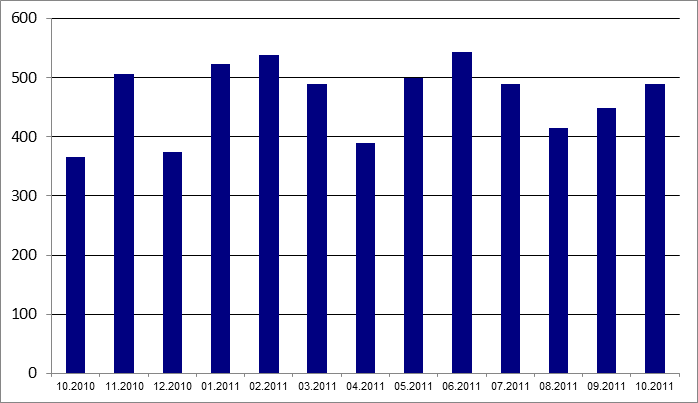
#> input picture RecognApp/image.png, 698 x 403 px
$ python find_axes.py ../RecognApp/image.png
#> lines starting #> are read from the running program, lines starting #| are printed output that depends on the picture; after the words box and inside, x2 and y2 are one past the last pixel; in counts of white or black regions, pixels touching at a corner belong together
import numpy as np
import cv2
import sys


def is_vertical(theta, delta=np.pi * 5e-3):
    return theta < delta


def is_horizontal(theta, delta=np.pi * 5e-3):
    return (theta > np.pi / 2 - delta) and (theta < np.pi / 2 + delta)


def get_vertical_axis(edges, part=3, delta=5e-3):
    """
    Функция находит вертикальную ось из предположения, что она вертикальна и левее всех прочих вертикальных линий
    Inputs:
    - edges: черно-белая картинка
    - part: минимальная доля размера оси от размера картинки возведенная в степень -1
    - delta: точность, с которой определяется угол (допустимое отличие от нуля)
    Outputs:
    - rho: расстояние от начала отсчета до линии
    - theta: угол между перпендикуляром к линии из начала отсчета и осью oX
    """
    # Функция, реализующая преобразование Хафа получает на вход ч/б картинку, точность определения rho в пикселях,
    # точность определения угла в радианах, минимальный порог чила пикселей на линии,
    # при котором линия попадет в output, в итоге возвращает массив из значений вида [[rho, theta]],
    # отсортированный по убыванию числа точек, соответствующих данной линии
    image_height, image_width = edges.shape
    lines = cv2.HoughLines(edges, 1, np.pi / 180, image_height // part)
    data_min = {}
    data_max = {}
    # min_shift - минимальное расстояние от границы картинки, при котором линия может считаться осью
    min_shift = image_width / 100
    # lines отсортирован по убыванию числа голосов,
    # меньший индекс в этом списке означает большее число голосов
    for i, [[rho, theta]] in enumerate(lines):
        if is_vertical(theta, delta):
            if ('rho' not in data_min or data_min['rho'] > rho) and rho > min_shift:
                data_min['rho'] = rho
                data_min['theta'] = theta
                data_min['i'] = i
            if ('rho' not in data_max or data_max['rho'] < rho) and rho < image_width - min_shift:
                data_max['rho'] = rho
                data_max['theta'] = theta
                data_max['i'] = i

    return [[data_min['rho'], data_min['theta']], [data_max['rho'], data_max['theta']]]


def get_horizontal_axis(edges, part=2, delta=5e-3):
    """
    Функция находит горизонтальную ось из предположения, что она горизонтальна и длиннее всех горизнотальных линий
    Inputs:
    - edges: черно-белая картинка
    - part: минимальная доля размера оси от размера картинки возведенная в степень -1
    - delta: точность, с которой определяется угол (допустимое отличие от нуля)
    Outputs:
    - rho: расстояние от начала отсчета до линии
    - theta: угол между перпендикуляром к линии из начала отсчета и осью oX
    """
    # Функция, реализующая преобразование Хафа получает на вход ч/б картинку, точность определения rho в пикселях,
    # точность определения угла в радианах, минимальный порог чила пикселей на линии,
    # при котором линия попадет в output, в итоге возвращает массив из значений вида [[rho, theta]],
    # отсортированный по убыванию числа точек, соответствующих данной линии
    image_height, image_width = edges.shape
    lines = cv2.HoughLines(edges, 1, np.pi / 180, image_width // part)

    # min_shift - минимальное расстояние от границы картинки, при котором линия может считаться осью
    min_shift = image_height / 100
    for [[rho, theta]] in lines:
        if is_horizontal(theta, delta) and image_height / 2 < rho < image_height - min_shift:
            return [[rho, theta]]

    return [[edges.shape[0], np.pi / 2]]


def draw_lines_on_image(img, lines):
    scale = 10 ** 3
    for [[rho, theta]] in lines:
        a = np.cos(theta)
        b = np.sin(theta)
        x0 = a * rho
        y0 = b * rho
        x1 = int(x0 - scale * b)
        y1 = int(y0 + scale * a)
        x2 = int(x0 + scale * b)
        y2 = int(y0 - scale * a)

        cv2.line(img, (x1, y1), (x2, y2), (0, 0, 255), 2)


def find_axes(name):
#> called with name = '../RecognApp/image.png'
    img = cv2.imread(name)
#> img is the input picture: shape (403, 698, 3); mean B, G, R 218.1, 186.4, 186.4

    # Получаем черно-белую картинку
    gray = cv2.cvtColor(img, cv2.COLOR_BGR2GRAY)
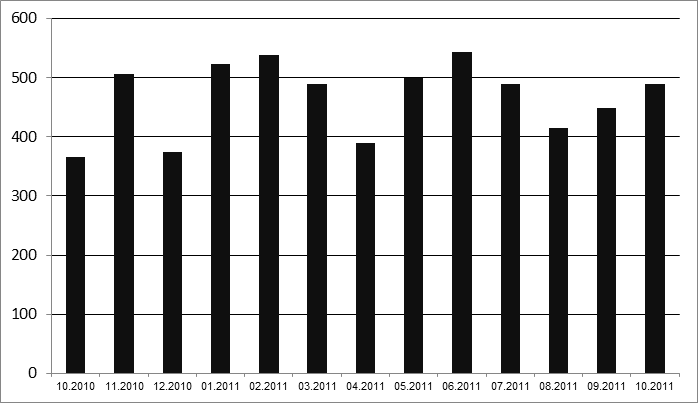
#> gray: shape (403, 698); min 0, max 255, mean 190.2
    # Оставляем на картике только границы областей
    edges = cv2.Canny(gray, 50, 150, apertureSize=3)
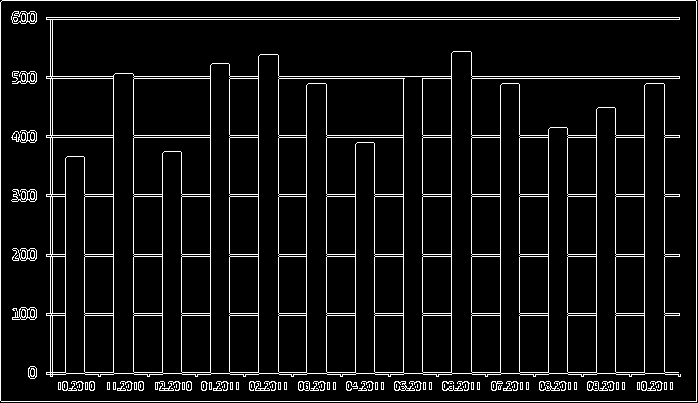
#> edges: shape (403, 698); 7% white in thin lines or dots

    lines = []

    vert = get_vertical_axis(edges)
#> in get_vertical_axis, `lines = cv2.HoughLines(edges, 1, np.pi / 180, image_height // part)`: lines = 60 rows, first 8: [401, 1.57], [0, 1.57], [17, 1.57], [19, 1.57], [76, 1.57], [78, 1.57], [137, 1.57], [135, 1.57]
#> the loop in get_vertical_axis, `for i, [[rho, theta]] in enumerate(lines):` made 60 passes
#> (rho, theta) on passes 1 to 12: (401, 1.57), (0, 1.57), (17, 1.57), (19, 1.57), (76, 1.57), (78, 1.57), (137, 1.57), (135, 1.57), (696, 0), (0, 0), (194, 1.57), (196, 1.57)
#> after the loop in get_vertical_axis, `for i, [[rho, theta]] in enumerate(lines):`: data_max = {'rho': 664, 'theta': 0, 'i': 31}; data_min = {'rho': 50, 'theta': 0, 'i': 18}
#> vert = [[50, 0], [664, 0]]
    for line in vert:
        lines.append([line])
#> this loop made 2 passes
#> after the loop, lines = [[[50, 0]], [[664, 0]]]

    hor = get_horizontal_axis(edges)
#> in get_horizontal_axis, `lines = cv2.HoughLines(edges, 1, np.pi / 180, image_width // part)`: lines = 20 rows, first 8: [401, 1.57], [0, 1.57], [17, 1.57], [19, 1.57], [76, 1.57], [78, 1.57], [137, 1.57], [135, 1.57]
#> the loop in get_horizontal_axis, `for [[rho, theta]] in lines:` made 13 passes
#> hor = [[256, 1.57]]
    for line in hor:
        lines.append([line])
#> this loop made 1 pass
#> after the loop, lines = [[[50, 0]], [[664, 0]], [[256, 1.57]]]

    draw_lines_on_image(img, lines)
#> the loop in draw_lines_on_image, `for [[rho, theta]] in lines:` made 3 passes
#> (rho, theta, a, b, x0, y0, x1, y1) on passes 1 to 3: (50, 0, 1, 0, 50, 0, 50, 1000), (664, 0, 1, 0, 664, 0, 664, 1000), (256, 1.57, -4.37e-08, 1, -1.12e-05, 256, -1000, 255)
#> after the loop in draw_lines_on_image, `for [[rho, theta]] in lines:`:
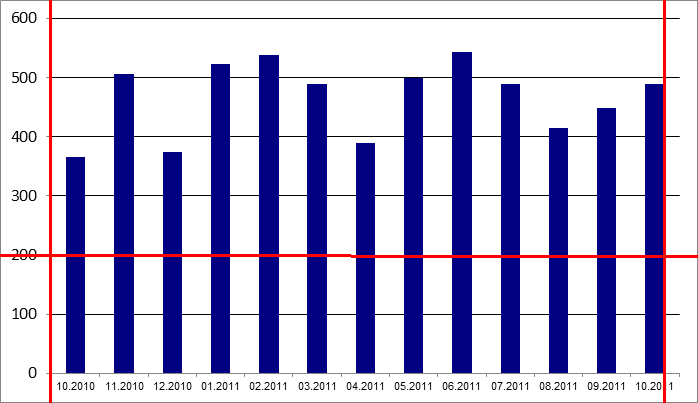
#> img: shape (403, 698, 3); 1.6% of pixels changed, all inside (x1, y1, x2, y2) = (0, 0, 698, 403)

    cv2.imshow('image', img)
    cv2.waitKey(0)


find_axes(sys.argv[1])
